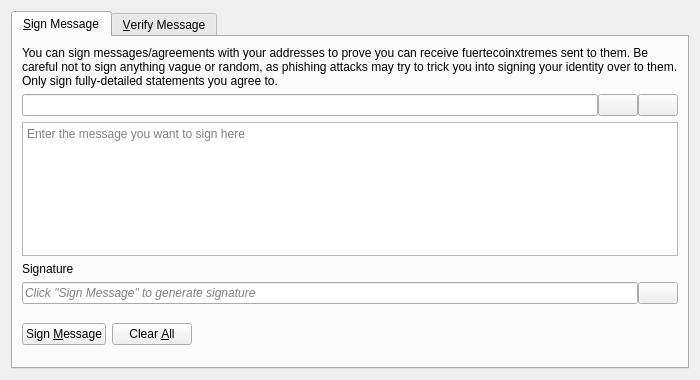
<?xml version="1.0" encoding="UTF-8"?>
<ui version="4.0">
 <class>SignVerifyMessageDialog</class>
 <widget class="QDialog" name="SignVerifyMessageDialog">
  <property name="geometry">
   <rect>
    <x>0</x>
    <y>0</y>
    <width>700</width>
    <height>380</height>
   </rect>
  </property>
  <property name="windowTitle">
   <string>Signatures - Sign / Verify a Message</string>
  </property>
  <property name="modal">
   <bool>true</bool>
  </property>
  <layout class="QVBoxLayout" name="verticalLayout">
   <item>
    <widget class="QTabWidget" name="tabWidget">
     <property name="currentIndex">
      <number>0</number>
     </property>
     <widget class="QWidget" name="tabSignMessage">
      <attribute name="title">
       <string>&amp;Sign Message</string>
      </attribute>
      <layout class="QVBoxLayout" name="verticalLayout_SM">
       <item>
        <widget class="QLabel" name="infoLabel_SM">
         <property name="text">
          <string>You can sign messages/agreements with your addresses to prove you can receive fuertecoinxtremes sent to them. Be careful not to sign anything vague or random, as phishing attacks may try to trick you into signing your identity over to them. Only sign fully-detailed statements you agree to.</string>
         </property>
         <property name="textFormat">
          <enum>Qt::PlainText</enum>
         </property>
         <property name="wordWrap">
          <bool>true</bool>
         </property>
        </widget>
       </item>
       <item>
        <layout class="QHBoxLayout" name="horizontalLayout_1_SM">
         <property name="spacing">
          <number>0</number>
         </property>
         <item>
          <widget class="QValidatedLineEdit" name="addressIn_SM">
           <property name="toolTip">
            <string>The FuerteCoinXtreme address to sign the message with</string>
           </property>
          </widget>
         </item>
         <item>
          <widget class="QPushButton" name="addressBookButton_SM">
           <property name="toolTip">
            <string>Choose previously used address</string>
           </property>
           <property name="text">
            <string/>
           </property>
           <property name="icon">
            <iconset resource="../bitcoin.qrc">
             <normaloff>:/icons/address-book</normaloff>:/icons/address-book</iconset>
           </property>
           <property name="shortcut">
            <string>Alt+A</string>
           </property>
           <property name="autoDefault">
            <bool>false</bool>
           </property>
          </widget>
         </item>
         <item>
          <widget class="QPushButton" name="pasteButton_SM">
           <property name="toolTip">
            <string>Paste address from clipboard</string>
           </property>
           <property name="text">
            <string/>
           </property>
           <property name="icon">
            <iconset resource="../bitcoin.qrc">
             <normaloff>:/icons/editpaste</normaloff>:/icons/editpaste</iconset>
           </property>
           <property name="shortcut">
            <string>Alt+P</string>
           </property>
           <property name="autoDefault">
            <bool>false</bool>
           </property>
          </widget>
         </item>
        </layout>
       </item>
       <item>
        <widget class="QPlainTextEdit" name="messageIn_SM">
         <property name="toolTip">
          <string>Enter the message you want to sign here</string>
         </property>
         <property name="placeholderText">
          <string>Enter the message you want to sign here</string>
         </property>
        </widget>
       </item>
       <item>
        <widget class="QLabel" name="signatureLabel_SM">
         <property name="text">
          <string>Signature</string>
         </property>
         <property name="textFormat">
          <enum>Qt::PlainText</enum>
         </property>
        </widget>
       </item>
       <item>
        <layout class="QHBoxLayout" name="horizontalLayout_2_SM">
         <property name="spacing">
          <number>0</number>
         </property>
         <item>
          <widget class="QLineEdit" name="signatureOut_SM">
           <property name="placeholderText">
            <string>Click "Sign Message" to generate signature</string>
           </property>
           <property name="font">
            <font>
             <italic>true</italic>
            </font>
           </property>
           <property name="readOnly">
            <bool>true</bool>
           </property>
          </widget>
         </item>
         <item>
          <widget class="QPushButton" name="copySignatureButton_SM">
           <property name="toolTip">
            <string>Copy the current signature to the system clipboard</string>
           </property>
           <property name="text">
            <string/>
           </property>
           <property name="icon">
            <iconset resource="../bitcoin.qrc">
             <normaloff>:/icons/editcopy</normaloff>:/icons/editcopy</iconset>
           </property>
           <property name="autoDefault">
            <bool>false</bool>
           </property>
          </widget>
         </item>
        </layout>
       </item>
       <item>
        <layout class="QHBoxLayout" name="horizontalLayout_3_SM">
         <item>
          <widget class="QPushButton" name="signMessageButton_SM">
           <property name="toolTip">
            <string>Sign the message to prove you own this FuerteCoinXtreme address</string>
           </property>
           <property name="text">
            <string>Sign &amp;Message</string>
           </property>
           <property name="icon">
            <iconset resource="../bitcoin.qrc">
             <normaloff>:/icons/edit</normaloff>:/icons/edit</iconset>
           </property>
           <property name="autoDefault">
            <bool>false</bool>
           </property>
          </widget>
         </item>
         <item>
          <widget class="QPushButton" name="clearButton_SM">
           <property name="toolTip">
            <string>Reset all sign message fields</string>
           </property>
           <property name="text">
            <string>Clear &amp;All</string>
           </property>
           <property name="icon">
            <iconset resource="../bitcoin.qrc">
             <normaloff>:/icons/remove</normaloff>:/icons/remove</iconset>
           </property>
           <property name="autoDefault">
            <bool>false</bool>
           </property>
          </widget>
         </item>
         <item>
          <spacer name="horizontalSpacer_1_SM">
           <property name="orientation">
            <enum>Qt::Horizontal</enum>
           </property>
           <property name="sizeHint" stdset="0">
            <size>
             <width>40</width>
             <height>48</height>
            </size>
           </property>
          </spacer>
         </item>
         <item>
          <widget class="QLabel" name="statusLabel_SM">
           <property name="font">
            <font>
             <weight>75</weight>
             <bold>true</bold>
            </font>
           </property>
           <property name="text">
            <string/>
           </property>
           <property name="wordWrap">
            <bool>true</bool>
           </property>
          </widget>
         </item>
         <item>
          <spacer name="horizontalSpacer_2_SM">
           <property name="orientation">
            <enum>Qt::Horizontal</enum>
           </property>
           <property name="sizeHint" stdset="0">
            <size>
             <width>40</width>
             <height>48</height>
            </size>
           </property>
          </spacer>
         </item>
        </layout>
       </item>
      </layout>
     </widget>
     <widget class="QWidget" name="tabVerifyMessage">
      <attribute name="title">
       <string>&amp;Verify Message</string>
      </attribute>
      <layout class="QVBoxLayout" name="verticalLayout_VM">
       <item>
        <widget class="QLabel" name="infoLabel_VM">
         <property name="text">
          <string>Enter the receiver's address, message (ensure you copy line breaks, spaces, tabs, etc. exactly) and signature below to verify the message. Be careful not to read more into the signature than what is in the signed message itself, to avoid being tricked by a man-in-the-middle attack. Note that this only proves the signing party receives with the address, it cannot prove sendership of any transaction!</string>
         </property>
         <property name="textFormat">
          <enum>Qt::PlainText</enum>
         </property>
         <property name="alignment">
          <set>Qt::AlignLeading|Qt::AlignLeft|Qt::AlignTop</set>
         </property>
         <property name="wordWrap">
          <bool>true</bool>
         </property>
        </widget>
       </item>
       <item>
        <layout class="QHBoxLayout" name="horizontalLayout_1_VM">
         <property name="spacing">
          <number>0</number>
         </property>
         <item>
          <widget class="QValidatedLineEdit" name="addressIn_VM">
           <property name="toolTip">
            <string>The FuerteCoinXtreme address the message was signed with</string>
           </property>
          </widget>
         </item>
         <item>
          <widget class="QPushButton" name="addressBookButton_VM">
           <property name="toolTip">
            <string>Choose previously used address</string>
           </property>
           <property name="text">
            <string/>
           </property>
           <property name="icon">
            <iconset resource="../bitcoin.qrc">
             <normaloff>:/icons/address-book</normaloff>:/icons/address-book</iconset>
           </property>
           <property name="shortcut">
            <string>Alt+A</string>
           </property>
           <property name="autoDefault">
            <bool>false</bool>
           </property>
          </widget>
         </item>
        </layout>
       </item>
       <item>
        <widget class="QPlainTextEdit" name="messageIn_VM">
          <property name="toolTip">
            <string>The signed message to verify</string>
          </property>
          <property name="placeholderText">
            <string>The signed message to verify</string>
          </property>
        </widget>
       </item>
       <item>
        <widget class="QValidatedLineEdit" name="signatureIn_VM">
          <property name="toolTip">
            <string>The signature given when the message was signed</string>
          </property>
          <property name="placeholderText">
            <string>The signature given when the message was signed</string>
          </property>
        </widget>
       </item>
       <item>
        <layout class="QHBoxLayout" name="horizontalLayout_2_VM">
         <item>
          <widget class="QPushButton" name="verifyMessageButton_VM">
           <property name="toolTip">
            <string>Verify the message to ensure it was signed with the specified FuerteCoinXtreme address</string>
           </property>
           <property name="text">
            <string>Verify &amp;Message</string>
           </property>
           <property name="icon">
            <iconset resource="../bitcoin.qrc">
             <normaloff>:/icons/transaction_0</normaloff>:/icons/transaction_0</iconset>
           </property>
           <property name="autoDefault">
            <bool>false</bool>
           </property>
          </widget>
         </item>
         <item>
          <widget class="QPushButton" name="clearButton_VM">
           <property name="toolTip">
            <string>Reset all verify message fields</string>
           </property>
           <property name="text">
            <string>Clear &amp;All</string>
           </property>
           <property name="icon">
            <iconset resource="../bitcoin.qrc">
             <normaloff>:/icons/remove</normaloff>:/icons/remove</iconset>
           </property>
           <property name="autoDefault">
            <bool>false</bool>
           </property>
          </widget>
         </item>
         <item>
          <spacer name="horizontalSpacer_1_VM">
           <property name="orientation">
            <enum>Qt::Horizontal</enum>
           </property>
           <property name="sizeHint" stdset="0">
            <size>
             <width>40</width>
             <height>48</height>
            </size>
           </property>
          </spacer>
         </item>
         <item>
          <widget class="QLabel" name="statusLabel_VM">
           <property name="font">
            <font>
             <weight>75</weight>
             <bold>true</bold>
            </font>
           </property>
           <property name="text">
            <string/>
           </property>
           <property name="wordWrap">
            <bool>true</bool>
           </property>
          </widget>
         </item>
         <item>
          <spacer name="horizontalSpacer_2_VM">
           <property name="orientation">
            <enum>Qt::Horizontal</enum>
           </property>
           <property name="sizeHint" stdset="0">
            <size>
             <width>40</width>
             <height>48</height>
            </size>
           </property>
          </spacer>
         </item>
        </layout>
       </item>
      </layout>
     </widget>
    </widget>
   </item>
  </layout>
 </widget>
 <customwidgets>
  <customwidget>
   <class>QValidatedLineEdit</class>
   <extends>QLineEdit</extends>
   <header>qt/qvalidatedlineedit.h</header>
  </customwidget>
 </customwidgets>
 <resources>
  <include location="../bitcoin.qrc"/>
 </resources>
 <connections/>
</ui>
